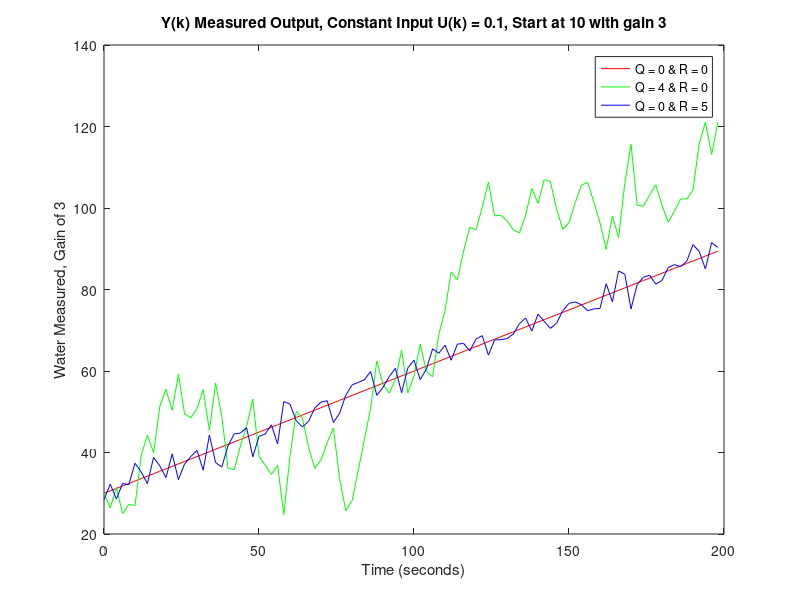

The MATLAB script that drew this image:
% Define system
A = 1;
B = 2;
C = 3;
D = 0;
Uk = 0.1;   % real input trickle
initial_state_estimate = 10;

% Simulate system dynamics and measurement
N = 100;
timestep = B;               % time step duration in seconds
time = timestep * (0:N-1);  % time axis for plot

% Create 2D placeholder array for 3 different settings and N measured outputs
x = zeros(3, N);
y = zeros(3, N);

% Create the random noise
arr_Rand_Noise = randn(100, 1);

% Cycle through the 3 different settings
for i = 1:3
    if i == 1
        Q = 0;
        R = 0;
    elseif i == 2
        Q = 4;
        R = 0;
    else
        Q = 0;
        R = 5;
    end

    % Generate process noise
    w = sqrt(Q) * arr_Rand_Noise;

    % Generate measurement noise
    v = sqrt(R) * arr_Rand_Noise;

    % Initial state estimate
    x(i,1) = initial_state_estimate;
    
    % Simulate across time
    for k = 1:N-1
        % True system dynamics with process noise
        x(i,k+1) = A*x(i,k) + B*Uk + w(k);
        % Measured output with measurement noise
        y(i,k) = C*x(i,k) + D*Uk + v(k);
    end

    % cover the last data point
    y(i,N) = C*x(i,N) + D*Uk + v(N);
end

% Plot the results
figure;
plot(time, y(1,:), '-r', time, y(2,:), '-g', time, y(3,:), '-b');
legend('Q = 0 & R = 0', 'Q = 4 & R = 0', 'Q = 0 & R = 5');
title('Y(k) Measured Output, Constant Input U(k) = 0.1, Start at 10 with gain 3');
xlabel('Time (seconds)');
ylabel('Water Measured, Gain of 3');